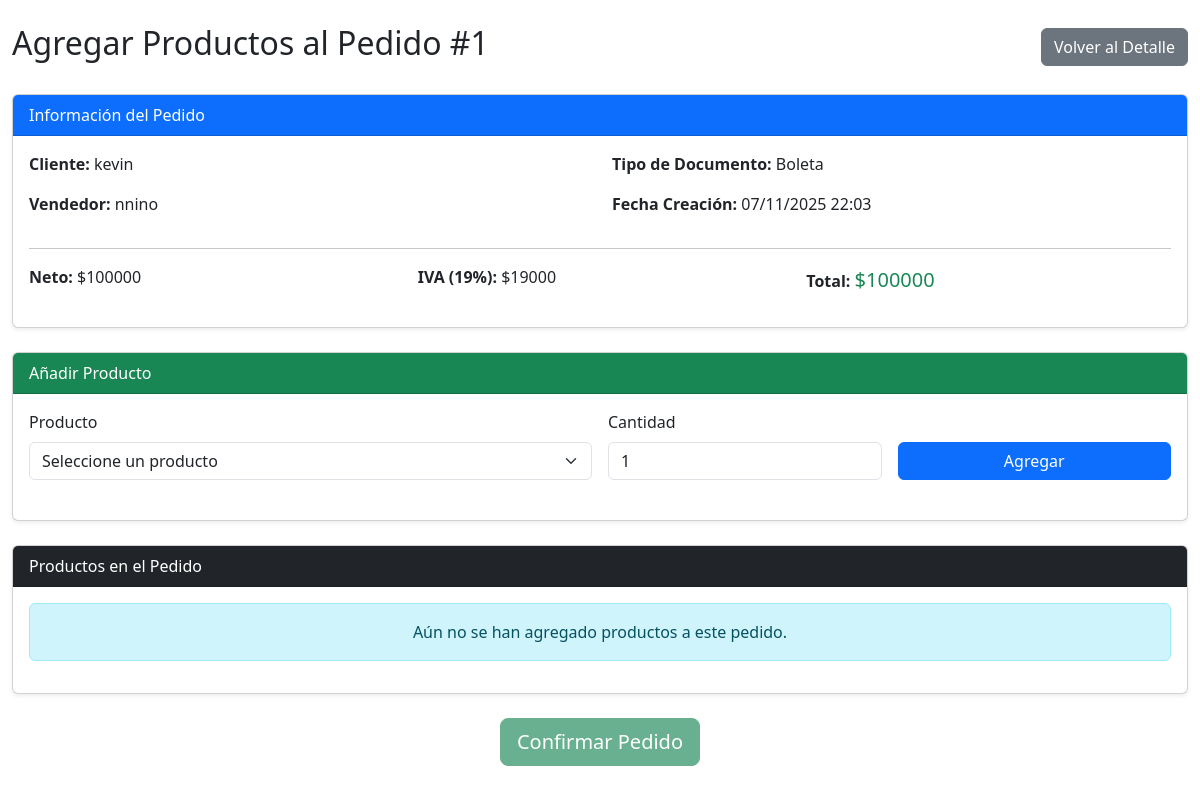
Screenshot of /ventas/pedidos/1/productos/ (signed in) with the database file from the repository.
### apps/ventas/models.py (models this page shows, shortened)
class Pedido(models.Model):
    ESTADOS_PEDIDO = (
        ('Pendiente', 'Pendiente'),
        ('Procesando', 'Procesando'),
        ('Enviado', 'Enviado'),
        ('Completado', 'Completado'),
        ('Cancelado', 'Cancelado'),
    )
    cliente = models.ForeignKey(
        'clientes.Cliente',
        on_delete=models.CASCADE,
        verbose_name='Cliente'
    )
    usuario = models.ForeignKey(
        'usuarios.Usuario',
        on_delete=models.SET_NULL,
        null=True,
        verbose_name='Vendedor'
    )
    fecha_creacion = models.DateTimeField(auto_now_add=True)
    fecha_actualizacion = models.DateTimeField(auto_now=True)
    total = models.DecimalField(max_digits=12, decimal_places=2, default=0)
    estado = models.CharField(
        max_length=20,
        choices=ESTADOS_PEDIDO,
        default='Pendiente'
    )
    direccion_despacho = models.TextField(
        blank=True,
        null=True,
        verbose_name='Dirección de despacho'
    )
    observaciones = models.TextField(
        blank=True,
        null=True,
        verbose_name='Observaciones'
    )
    class Meta:
        db_table = 'pedidos'
        verbose_name = 'Pedido'
        verbose_name_plural = 'Pedidos'
        ordering = ['-fecha_creacion']

### apps/clientes/models.py (models this page shows, shortened)
class Cliente(models.Model):
    rut = models.CharField(max_length=12, unique=True)
    razon_social = models.CharField(max_length=255)
    giro = models.CharField(max_length=255, blank=True, null=True)
    direccion = models.TextField(blank=True, null=True)
    email_facturacion = models.EmailField(blank=True, null=True)
    class Meta:
        db_table = 'clientes'
        verbose_name = 'Cliente'
        verbose_name_plural = 'Clientes'

### apps/usuarios/models.py (models this page shows, shortened)
class Usuario(AbstractUser):
    ROLES = (
        ('Administrador', 'Administrador'),
        ('Vendedor', 'Vendedor'),
        ('Tesoreria', 'Tesorería'),
        ('Cliente', 'Cliente'),
    )
    rol = models.CharField(max_length=13, choices=ROLES, default='Cliente')
    telefono = models.CharField(max_length=20, blank=True, null=True)
    activo = models.BooleanField(default=True)
    fecha_actualizacion = models.DateTimeField(auto_now=True)
    class Meta:
        db_table = 'usuarios'
        verbose_name = 'Usuario'
        verbose_name_plural = 'Usuarios'

### apps/documentos/models.py (models this page shows, shortened)
class DocumentoVenta(models.Model):
    TIPOS_DOCUMENTO = (
        ('Factura', 'Factura'),
        ('Boleta', 'Boleta'),
    )
    ESTADOS_DOCUMENTO = (
        ('Emitida', 'Emitida'),
        ('Pagada', 'Pagada'),
        ('Vencida', 'Vencida'),
        ('Anulada', 'Anulada'),
        ('Pago Parcial', 'Pago Parcial'),
    )
    MEDIOS_PAGO = (
        ('Efectivo', 'Efectivo'),
        ('Tarjeta de Débito', 'Tarjeta de Débito'),
        ('Tarjeta de Crédito', 'Tarjeta de Crédito'),
        ('Transferencia', 'Transferencia'),
    )
    tipo_documento = models.CharField(max_length=7, choices=TIPOS_DOCUMENTO)
    folio = models.IntegerField(verbose_name='Folio', null=True, blank=True)  # ✅ Permitir null temporalmente
    cliente = models.ForeignKey(
        'clientes.Cliente',
        on_delete=models.CASCADE,
        verbose_name='Cliente'
    )
    vendedor = models.ForeignKey(
        'usuarios.Usuario',
        on_delete=models.SET_NULL,
        null=True,
        verbose_name='Vendedor'
    )
    pedido = models.OneToOneField(
        'ventas.Pedido',
        on_delete=models.SET_NULL,
        null=True,
        blank=True,
        unique=True,
        verbose_name='Pedido asociado'
    )
    neto = models.DecimalField(max_digits=12, decimal_places=2, verbose_name='Neto', default=0)
    iva = models.DecimalField(max_digits=12, decimal_places=2, verbose_name='IVA', default=0)
    total = models.DecimalField(max_digits=12, decimal_places=2, verbose_name='Total', default=0)
    estado = models.CharField(
        max_length=12,
        choices=ESTADOS_DOCUMENTO,
        default='Emitida'
    )
    fecha_emision = models.DateTimeField(
        verbose_name='Fecha emisión',
        null=True,
        blank=True
    )
    fecha_vencimiento = models.DateField(
        blank=True,
        null=True,
        verbose_name='Fecha vencimiento'
    )
    medio_de_pago = models.CharField(
        max_length=20,
        choices=MEDIOS_PAGO,
        blank=True,
        null=True,
        verbose_name='Medio de pago'
    )
    razon_social = models.CharField(max_length=255, blank=True, null=True)
    rut = models.CharField(max_length=20, blank=True, null=True)
    giro = models.CharField(max_length=255, blank=True, null=True)
    direccion = models.CharField(max_length=255, blank=True, null=True)
    ciudad = models.CharField(max_length=100, blank=True, null=True)
    comuna = models.CharField(max_length=100, blank=True, null=True)
    class Meta:
        db_table = 'documentos_venta'
        verbose_name = 'Documento de Venta'
        verbose_name_plural = 'Documentos de Venta'
        unique_together = ['tipo_documento', 'folio']
        ordering = ['-fecha_emision']

### apps/ventas/views.py (the view, shortened to what this page needs)
# urls.py: path('pedidos/<int:pedido_id>/productos/', views.agregar_productos_pedido, name='agregar_productos_pedido'),
@login_required
def agregar_productos_pedido(request, pedido_id):
    pedido = get_object_or_404(
        Pedido.objects.select_related('cliente', 'usuario', 'documentoventa'),
        id=pedido_id
    )
    if not hasattr(pedido, 'documentoventa') or not pedido.documentoventa:
        messages.error(request, "⚠️ Este pedido no tiene un documento asociado. Por favor, contacte al administrador.")
        return redirect('lista_pedidos')
    documento = pedido.documentoventa
    productos = Producto.objects.filter(activo=True).order_by('nombre')
    detalles = DetallePedido.objects.filter(pedido=pedido).select_related('producto')
    carrito = []
    mensaje_error = None
    context = {
        'pedido': pedido,
        'productos': productos,
        'carrito': carrito,
        'mensaje_error': mensaje_error,
    }
    return render(request, 'ventas/agregar_productos_pedido.html', context)

### templates/ventas/agregar_productos_pedido.html (shortened to what this page needs)
{% extends 'base.html' %}
{% load static %}
{% load humanize %}
{% block content %}
<div class="container-fluid mt-4">
    <div class="d-flex justify-content-between align-items-center mb-4">
        <h2> Agregar Productos al Pedido #{{ pedido.id }}</h2>
        <a href="{% url 'detalle_pedido' pedido.id %}" class="btn btn-secondary">
             Volver al Detalle
        </a>
    </div>
    <div class="card shadow-sm mb-4">
        <div class="card-header bg-primary text-white">
             Información del Pedido
        </div>
        <div class="card-body">
            <div class="row">
                <div class="col-md-6">
                    <p><strong>Cliente:</strong> {{ pedido.cliente.razon_social }}</p>
                    {% if pedido.usuario %}
                        <p><strong>Vendedor:</strong>
                            {% if pedido.usuario.get_full_name %}
                                {{ pedido.usuario.get_full_name }}
                            {% else %}
                                {{ pedido.usuario.username }}
                            {% endif %}
                        </p>
                    {% else %}
                        <p><strong>Vendedor:</strong> No asignado</p>
                    {% endif %}
                </div>
                <div class="col-md-6">
                    <p><strong>Tipo de Documento:</strong>
                        {% if pedido.documentoventa %}
                            {{ pedido.documentoventa.tipo_documento }}
                        {% else %}
                            <span class="text-muted">No especificado</span>
                        {% endif %}
                    </p>
                    <p><strong>Fecha Creación:</strong> {{ pedido.fecha_creacion|date:"d/m/Y H:i" }}</p>
                </div>
            </div>
            {% if pedido.documentoventa %}
            <hr>
            <div class="row">
                <div class="col-md-4">
                    <p><strong>Neto:</strong> ${{ pedido.documentoventa.neto|floatformat:0 }}</p>
                </div>
                <div class="col-md-4">
                    <p><strong>IVA (19%):</strong> ${{ pedido.documentoventa.iva|floatformat:0 }}</p>
                </div>
                <div class="col-md-4">
                    <p><strong>Total:</strong> <span class="text-success fs-5">${{ pedido.documentoventa.total|floatformat:0 }}</span></p>
                </div>
            </div>
            {% endif %}
        </div>
    </div>
    <div class="card shadow-sm mb-4">
        <div class="card-header bg-success text-white">
             Añadir Producto
        </div>
        <div class="card-body">
            <form method="post" class="mb-4">
                <div class="row g-3 align-items-end">
                    <div class="col-md-6">
                        <label for="producto_id" class="form-label">Producto</label>
                        <select name="producto_id" id="producto_id" class="form-select" required onchange="mostrarStock()">
                            <option value="">Seleccione un producto</option>
                        </select>
                    </div>
                    <div class="col-md-3">
                        <label for="cantidad" class="form-label">Cantidad</label>
                        <input type="number" name="cantidad" id="cantidad" class="form-control" value="1" min="1" required>
                    </div>
                    <div class="col-md-3">
                        <button type="submit" id="btn-agregar" class="btn btn-primary w-100">
                             Agregar
                        </button>
                    </div>
                </div>
            </form>
        </div>
    </div>
    <div class="card shadow-sm mb-4">
        <div class="card-header bg-dark text-white">
             Productos en el Pedido
        </div>
        <div class="card-body">
            {% if carrito %}
                <div class="table-responsive">
                    <table class="table table-striped table-hover">
                        <thead class="table-dark">
                            <tr>
                                <th>Producto</th>
                                <th class="text-center">Cantidad</th>
                                <th class="text-end">Precio Unitario</th>
                                <th class="text-end">Subtotal</th>
                                <th class="text-center">Acciones</th>
                            </tr>
                        </thead>
                        <tbody>
                            {% for item in carrito %}
                                <tr>
                                    <td>{{ item.nombre }}</td>
                                    <td class="text-center">{{ item.cantidad }}</td>
                                    <td class="text-end">${{ item.precio|floatformat:0 }}</td>
                                    <td class="text-end"><strong>${{ item.subtotal|floatformat:0 }}</strong></td>
                                    <td class="text-center">
                                        <a href="{% url 'eliminar_producto_carrito' pedido.id item.producto_id %}"
                                            class="btn btn-danger btn-sm"
                                            onclick="return confirm('¿Está seguro de eliminar este producto del pedido?');">
                                            <i class="bi bi-trash"></i>
                                        </a>
                                    </td>
                                </tr>
                            {% endfor %}
                        </tbody>
                    </table>
                </div>
            {% else %}
                <div class="alert alert-info text-center">
                     Aún no se han agregado productos a este pedido.
                </div>
            {% endif %}
        </div>
    </div>
    <div class="text-center mt-4">
        <form method="post" style="display:inline;">
            <button type="submit" name="confirmar_pedido" class="btn btn-success btn-lg"
                    {% if not carrito %}disabled{% endif %}
                    onclick="return confirm('¿Está seguro de confirmar este pedido y generar el documento de venta?');">
                 Confirmar Pedido
            </button>
        </form>
    </div>
</div>
{% endblock %}

### rows the page displays
Pedido: id "1", cliente.razon_social "kevin", usuario.username "nnino", documentoventa.tipo_documento "Boleta", fecha_creacion "07/11/2025 22:03", documentoventa.neto "100000", documentoventa.iva "19000", documentoventa.total "100000"
